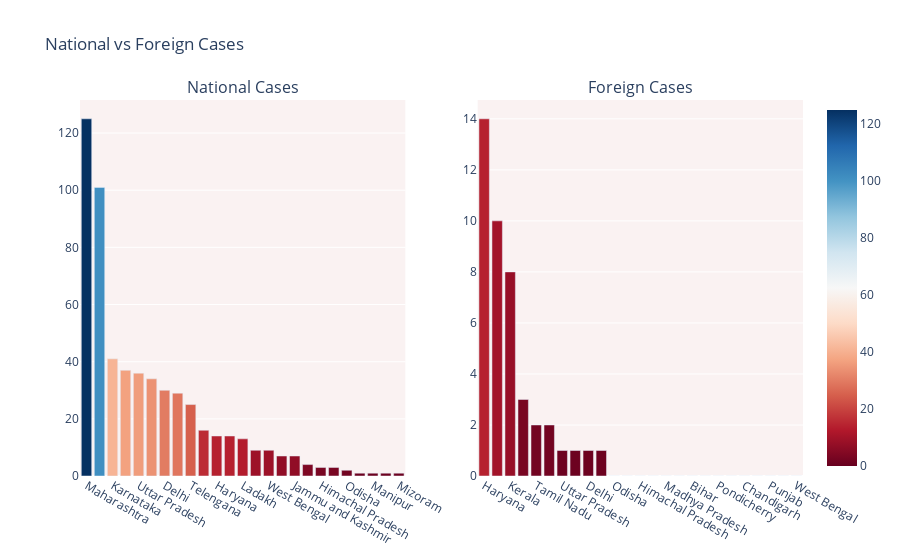

Notebook code for this chart:
### Code cell
import plotly.graph_objects as go
from plotly.subplots import make_subplots

fig = make_subplots(
    rows=1, cols=2,
    subplot_titles=("National Cases","Foreign Cases"))

temp = df.sort_values('Total Confirmed cases (Indian National)', ascending=False).sort_values('Total Confirmed cases (Indian National)', ascending=False)

fig.add_trace(go.Bar( y=temp['Total Confirmed cases (Indian National)'], x=temp["Name of State / UT"],  
                     marker=dict(color=temp['Total Confirmed cases (Indian National)'], coloraxis="coloraxis")),
              1, 1)
                     
temp1 = df.sort_values('Total Confirmed cases ( Foreign National )', ascending=False).sort_values('Total Confirmed cases ( Foreign National )', ascending=False)

fig.add_trace(go.Bar( y=temp1['Total Confirmed cases ( Foreign National )'], x=temp1["Name of State / UT"],  
                     marker=dict(color=temp1['Total Confirmed cases ( Foreign National )'], coloraxis="coloraxis")),
              1, 2)                     
                     

fig.update_layout(coloraxis=dict(colorscale='rdbu'), showlegend=False,title_text="National vs Foreign Cases",plot_bgcolor='rgb(250, 242, 242)')
fig.show()

### Figure 1 — Plotly figure (JSON) as saved in the notebook; plotly's stock layout.template omitted (floating-point values rounded to 4 significant figures)
{"data": [{"yaxis": "y", "y": [125, 101, 41, 37, 36, 34, 30, 29, 25, 16, 14, 14, 13, 9, 9, 7, 7, 4, 3, 3, 2, 1, 1, 1, 1], "xaxis": "x", "marker": {"color": [125, 101, 41, 37, 36, 34, 30, 29, 25, 16, 14, 14, 13, 9, 9, 7, 7, 4, 3, 3, 2, 1, 1, 1, 1], "coloraxis": "coloraxis"}, "x": ["Maharashtra", "Kerala", "Karnataka", "Gujarat", "Uttar Pradesh", "Rajasthan", "Delhi", "Punjab", "Telengana", "Tamil Nadu", "Haryana", "Madhya Pradesh", "Ladakh", "Andhra Pradesh", "West Bengal", "Chandigarh", "Jammu and Kashmir", "Bihar", "Himachal Pradesh", "Uttarakhand", "Odisha", "Pondicherry", "Manipur", "Chattisgarh", "Mizoram"], "type": "bar"}, {"yaxis": "y2", "y": [14, 10, 8, 3, 2, 2, 1, 1, 1, 1, 0, 0, 0, 0, 0, 0, 0, 0, 0, 0, 0, 0, 0, 0, 0], "xaxis": "x2", "marker": {"color": [14, 10, 8, 3, 2, 2, 1, 1, 1, 1, 0, 0, 0, 0, 0, 0, 0, 0, 0, 0, 0, 0, 0, 0, 0], "coloraxis": "coloraxis"}, "x": ["Haryana", "Telengana", "Kerala", "Maharashtra", "Tamil Nadu", "Rajasthan", "Uttar Pradesh", "Gujarat", "Delhi", "Uttarakhand", "Odisha", "Chattisgarh", "Himachal Pradesh", "Karnataka", "Madhya Pradesh", "Manipur", "Bihar", "Ladakh", "Pondicherry", "Mizoram", "Chandigarh", "Jammu and Kashmir", "Punjab", "Andhra Pradesh", "West Bengal"], "type": "bar"}], "layout": {"showlegend": false, "xaxis": {"domain": [0, 0.45], "anchor": "y"}, "title": {"text": "National vs Foreign Cases"}, "plot_bgcolor": "rgb(250, 242, 242)", "yaxis": {"domain": [0, 1], "anchor": "x"}, "xaxis2": {"domain": [0.55, 1], "anchor": "y2"}, "yaxis2": {"domain": [0, 1], "anchor": "x2"}, "annotations": [{"yanchor": "bottom", "xref": "paper", "xanchor": "center", "yref": "paper", "text": "National Cases", "y": 1, "x": 0.225, "font": {"size": 16}, "showarrow": false}, {"yanchor": "bottom", "xref": "paper", "xanchor": "center", "yref": "paper", "text": "Foreign Cases", "y": 1, "x": 0.775, "font": {"size": 16}, "showarrow": false}], "coloraxis": {"colorscale": [[0, "rgb(103,0,31)"], [0.1, "rgb(178,24,43)"], [0.2, "rgb(214,96,77)"], [0.3, "rgb(244,165,130)"], [0.4, "rgb(253,219,199)"], [0.5, "rgb(247,247,247)"], [0.6, "rgb(209,229,240)"], [0.7, "rgb(146,197,222)"], [0.8, "rgb(67,147,195)"], [0.9, "rgb(33,102,172)"], [1, "rgb(5,48,97)"]]}}}
